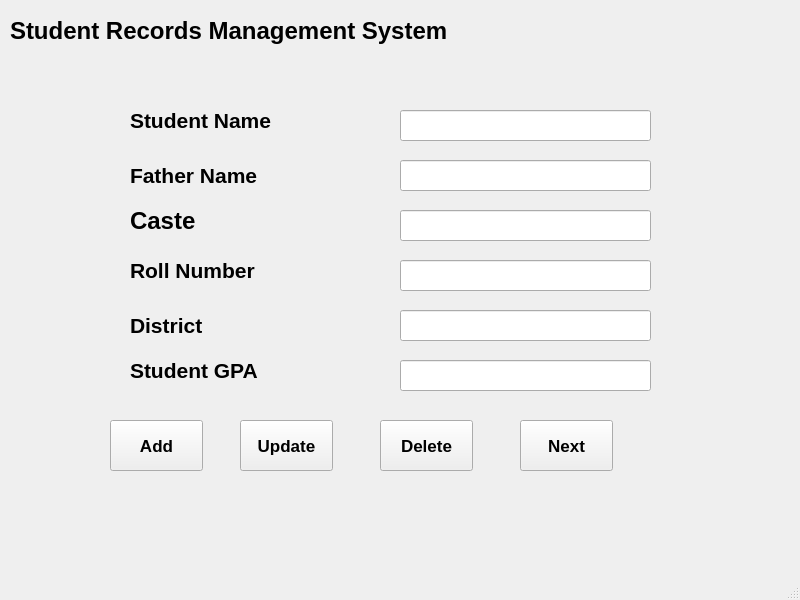
<?xml version="1.0" encoding="UTF-8"?>
<ui version="4.0">
 <class>MainWindow</class>
 <widget class="QMainWindow" name="MainWindow">
  <property name="geometry">
   <rect>
    <x>0</x>
    <y>0</y>
    <width>800</width>
    <height>600</height>
   </rect>
  </property>
  <property name="windowTitle">
   <string>MainWindow</string>
  </property>
  <widget class="QWidget" name="centralwidget">
   <widget class="QPushButton" name="addButton">
    <property name="geometry">
     <rect>
      <x>110</x>
      <y>420</y>
      <width>93</width>
      <height>51</height>
     </rect>
    </property>
    <property name="font">
     <font>
      <pointsize>13</pointsize>
      <bold>true</bold>
     </font>
    </property>
    <property name="text">
     <string>Add</string>
    </property>
   </widget>
   <widget class="QPushButton" name="updateButton">
    <property name="geometry">
     <rect>
      <x>240</x>
      <y>420</y>
      <width>93</width>
      <height>51</height>
     </rect>
    </property>
    <property name="font">
     <font>
      <pointsize>13</pointsize>
      <bold>true</bold>
     </font>
    </property>
    <property name="text">
     <string>Update</string>
    </property>
   </widget>
   <widget class="QPushButton" name="deleteButton">
    <property name="geometry">
     <rect>
      <x>380</x>
      <y>420</y>
      <width>93</width>
      <height>51</height>
     </rect>
    </property>
    <property name="font">
     <font>
      <pointsize>13</pointsize>
      <bold>true</bold>
     </font>
    </property>
    <property name="text">
     <string>Delete</string>
    </property>
   </widget>
   <widget class="QPushButton" name="nextButton">
    <property name="geometry">
     <rect>
      <x>520</x>
      <y>420</y>
      <width>93</width>
      <height>51</height>
     </rect>
    </property>
    <property name="font">
     <font>
      <pointsize>13</pointsize>
      <bold>true</bold>
     </font>
    </property>
    <property name="text">
     <string>Next</string>
    </property>
   </widget>
   <widget class="QLabel" name="nameLabel">
    <property name="geometry">
     <rect>
      <x>130</x>
      <y>100</y>
      <width>211</width>
      <height>41</height>
     </rect>
    </property>
    <property name="font">
     <font>
      <pointsize>16</pointsize>
      <bold>true</bold>
     </font>
    </property>
    <property name="text">
     <string>Student Name </string>
    </property>
   </widget>
   <widget class="QLabel" name="fatherLabel">
    <property name="geometry">
     <rect>
      <x>130</x>
      <y>140</y>
      <width>181</width>
      <height>71</height>
     </rect>
    </property>
    <property name="font">
     <font>
      <pointsize>16</pointsize>
      <bold>true</bold>
     </font>
    </property>
    <property name="text">
     <string>Father Name </string>
    </property>
   </widget>
   <widget class="QLabel" name="casteLabel">
    <property name="geometry">
     <rect>
      <x>130</x>
      <y>200</y>
      <width>181</width>
      <height>41</height>
     </rect>
    </property>
    <property name="font">
     <font>
      <pointsize>18</pointsize>
      <bold>true</bold>
     </font>
    </property>
    <property name="text">
     <string>Caste </string>
    </property>
   </widget>
   <widget class="QLabel" name="rollLabel">
    <property name="geometry">
     <rect>
      <x>130</x>
      <y>240</y>
      <width>181</width>
      <height>61</height>
     </rect>
    </property>
    <property name="font">
     <font>
      <pointsize>16</pointsize>
      <bold>true</bold>
     </font>
    </property>
    <property name="text">
     <string>Roll Number</string>
    </property>
   </widget>
   <widget class="QLabel" name="districtLabel">
    <property name="geometry">
     <rect>
      <x>130</x>
      <y>300</y>
      <width>181</width>
      <height>51</height>
     </rect>
    </property>
    <property name="font">
     <font>
      <pointsize>16</pointsize>
      <bold>true</bold>
     </font>
    </property>
    <property name="text">
     <string>District </string>
    </property>
   </widget>
   <widget class="QLabel" name="gpaLabel">
    <property name="geometry">
     <rect>
      <x>130</x>
      <y>340</y>
      <width>201</width>
      <height>61</height>
     </rect>
    </property>
    <property name="font">
     <font>
      <pointsize>16</pointsize>
      <bold>true</bold>
     </font>
    </property>
    <property name="text">
     <string>Student GPA</string>
    </property>
   </widget>
   <widget class="QLabel" name="label_7">
    <property name="geometry">
     <rect>
      <x>10</x>
      <y>0</y>
      <width>561</width>
      <height>61</height>
     </rect>
    </property>
    <property name="font">
     <font>
      <pointsize>18</pointsize>
      <bold>true</bold>
     </font>
    </property>
    <property name="text">
     <string>Student Records Management System</string>
    </property>
   </widget>
   <widget class="QLineEdit" name="nameLineEdit">
    <property name="geometry">
     <rect>
      <x>400</x>
      <y>110</y>
      <width>251</width>
      <height>31</height>
     </rect>
    </property>
   </widget>
   <widget class="QLineEdit" name="fatherLineEdit">
    <property name="geometry">
     <rect>
      <x>400</x>
      <y>160</y>
      <width>251</width>
      <height>31</height>
     </rect>
    </property>
   </widget>
   <widget class="QLineEdit" name="casteLineEdit">
    <property name="geometry">
     <rect>
      <x>400</x>
      <y>210</y>
      <width>251</width>
      <height>31</height>
     </rect>
    </property>
   </widget>
   <widget class="QLineEdit" name="rollLineEdit">
    <property name="geometry">
     <rect>
      <x>400</x>
      <y>260</y>
      <width>251</width>
      <height>31</height>
     </rect>
    </property>
   </widget>
   <widget class="QLineEdit" name="districtLineEdit">
    <property name="geometry">
     <rect>
      <x>400</x>
      <y>310</y>
      <width>251</width>
      <height>31</height>
     </rect>
    </property>
   </widget>
   <widget class="QLineEdit" name="gpaLineEdit">
    <property name="geometry">
     <rect>
      <x>400</x>
      <y>360</y>
      <width>251</width>
      <height>31</height>
     </rect>
    </property>
   </widget>
  </widget>
  <widget class="QMenuBar" name="menubar">
   <property name="geometry">
    <rect>
     <x>0</x>
     <y>0</y>
     <width>800</width>
     <height>26</height>
    </rect>
   </property>
  </widget>
  <widget class="QStatusBar" name="statusbar"/>
 </widget>
 <resources/>
 <connections/>
</ui>
